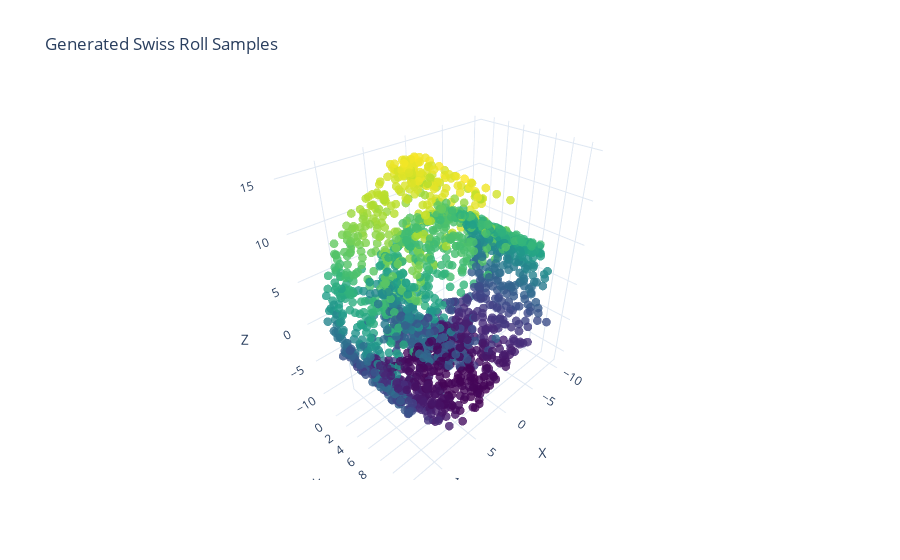

This figure's notebook cell:
### Code cell
from src.make_plots import plot_swiss_roll_3d


plot_swiss_roll_3d(samples, title="Generated Swiss Roll Samples")

### Figure 1 — Plotly figure (JSON) as saved in the notebook; plotly's stock layout.template omitted (floating-point values rounded to 4 significant figures; data arrays with more than 128 entries replaced by an {"elided": "..."} marker saying what was removed)
{"data": [{"marker": {"color": {"elided": "2000 float values"}, "colorscale": [[0, "#440154"], [0.1111, "#482878"], [0.2222, "#3e4989"], [0.3333, "#31688e"], [0.4444, "#26828e"], [0.5556, "#1f9e89"], [0.6667, "#35b779"], [0.7778, "#6ece58"], [0.8889, "#b5de2b"], [1, "#fde725"]], "opacity": 0.8, "size": 3}, "mode": "markers", "type": "scatter3d", "x": {"elided": "2000 float values"}, "y": {"elided": "2000 float values"}, "z": {"elided": "2000 float values"}}], "layout": {"scene": {"xaxis": {"title": {"text": "X"}}, "yaxis": {"title": {"text": "Y"}}, "zaxis": {"title": {"text": "Z"}}}, "title": {"text": "Generated Swiss Roll Samples"}}}
